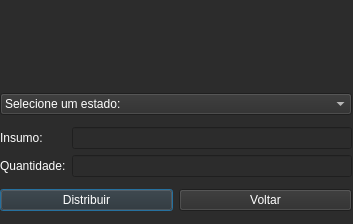
<?xml version="1.0" encoding="UTF-8"?>
<ui version="4.0">
 <class>JanelaDistribuir</class>
 <widget class="QDialog" name="JanelaDistribuir">
  <property name="geometry">
   <rect>
    <x>0</x>
    <y>0</y>
    <width>353</width>
    <height>224</height>
   </rect>
  </property>
  <property name="windowTitle">
   <string>Distribuição de Insumos</string>
  </property>
  <property name="windowIcon">
   <iconset resource="Arquivo_de_Recursos.qrc">
    <normaloff>:/icones/icones/brasil.png</normaloff>:/icones/icones/brasil.png</iconset>
  </property>
  <property name="styleSheet">
   <string notr="true">background-color: rgb(44, 44, 44);
color: rgb(255, 255, 255);</string>
  </property>
  <widget class="QWidget" name="verticalLayoutWidget">
   <property name="geometry">
    <rect>
     <x>0</x>
     <y>0</y>
     <width>352</width>
     <height>221</height>
    </rect>
   </property>
   <layout class="QVBoxLayout" name="verticalLayout">
    <item>
     <widget class="QLabel" name="label_9">
      <property name="maximumSize">
       <size>
        <width>350</width>
        <height>75</height>
       </size>
      </property>
      <property name="text">
       <string/>
      </property>
      <property name="pixmap">
       <pixmap resource="Arquivo_de_Recursos.qrc">:/icones/icones/ms.png</pixmap>
      </property>
      <property name="scaledContents">
       <bool>true</bool>
      </property>
     </widget>
    </item>
    <item>
     <widget class="QComboBox" name="comboBox">
      <item>
       <property name="text">
        <string>Selecione um estado:</string>
       </property>
      </item>
      <item>
       <property name="text">
        <string>Acre</string>
       </property>
      </item>
      <item>
       <property name="text">
        <string>Alagoas</string>
       </property>
      </item>
      <item>
       <property name="text">
        <string>Amapá</string>
       </property>
      </item>
      <item>
       <property name="text">
        <string>Amazonas</string>
       </property>
      </item>
      <item>
       <property name="text">
        <string>Bahia</string>
       </property>
      </item>
      <item>
       <property name="text">
        <string>Ceará</string>
       </property>
      </item>
      <item>
       <property name="text">
        <string>Distrito Federal</string>
       </property>
      </item>
      <item>
       <property name="text">
        <string>Espírito Santo</string>
       </property>
      </item>
      <item>
       <property name="text">
        <string>Goiás</string>
       </property>
      </item>
      <item>
       <property name="text">
        <string>Maranhão</string>
       </property>
      </item>
      <item>
       <property name="text">
        <string>Mato Grosso</string>
       </property>
      </item>
      <item>
       <property name="text">
        <string>Mato Grosso do Sul</string>
       </property>
      </item>
      <item>
       <property name="text">
        <string>Minas Gerais</string>
       </property>
      </item>
      <item>
       <property name="text">
        <string>Pará</string>
       </property>
      </item>
      <item>
       <property name="text">
        <string>Paraíba</string>
       </property>
      </item>
      <item>
       <property name="text">
        <string>Paraná</string>
       </property>
      </item>
      <item>
       <property name="text">
        <string>Pernambuco</string>
       </property>
      </item>
      <item>
       <property name="text">
        <string>Piauí</string>
       </property>
      </item>
      <item>
       <property name="text">
        <string>Rio de Janeiro</string>
       </property>
      </item>
      <item>
       <property name="text">
        <string>Rio Grande do Norte</string>
       </property>
      </item>
      <item>
       <property name="text">
        <string>Rio Grande do Sul</string>
       </property>
      </item>
      <item>
       <property name="text">
        <string>Roraima</string>
       </property>
      </item>
      <item>
       <property name="text">
        <string>Rondônia</string>
       </property>
      </item>
      <item>
       <property name="text">
        <string>Santa Catarina</string>
       </property>
      </item>
      <item>
       <property name="text">
        <string>São Paulo</string>
       </property>
      </item>
      <item>
       <property name="text">
        <string>Sergipe</string>
       </property>
      </item>
      <item>
       <property name="text">
        <string>Tocantins</string>
       </property>
      </item>
     </widget>
    </item>
    <item>
     <layout class="QHBoxLayout" name="horizontalLayout_2">
      <item>
       <layout class="QVBoxLayout" name="verticalLayout_3">
        <item>
         <widget class="QLabel" name="label_2">
          <property name="text">
           <string>Insumo:</string>
          </property>
         </widget>
        </item>
        <item>
         <widget class="QLabel" name="label">
          <property name="text">
           <string>Quantidade:</string>
          </property>
         </widget>
        </item>
       </layout>
      </item>
      <item>
       <layout class="QVBoxLayout" name="verticalLayout_2">
        <item>
         <widget class="QLineEdit" name="textFieldInsumo"/>
        </item>
        <item>
         <widget class="QLineEdit" name="textFieldQtd">
          <property name="layoutDirection">
           <enum>Qt::RightToLeft</enum>
          </property>
         </widget>
        </item>
       </layout>
      </item>
     </layout>
    </item>
    <item>
     <layout class="QHBoxLayout" name="horizontalLayout">
      <item>
       <widget class="QPushButton" name="btnDistribuir">
        <property name="cursor">
         <cursorShape>PointingHandCursor</cursorShape>
        </property>
        <property name="text">
         <string>Distribuir</string>
        </property>
       </widget>
      </item>
      <item>
       <widget class="QPushButton" name="btnVoltar">
        <property name="cursor">
         <cursorShape>PointingHandCursor</cursorShape>
        </property>
        <property name="text">
         <string>Voltar</string>
        </property>
       </widget>
      </item>
     </layout>
    </item>
   </layout>
  </widget>
 </widget>
 <resources>
  <include location="Arquivo_de_Recursos.qrc"/>
 </resources>
 <connections/>
</ui>
